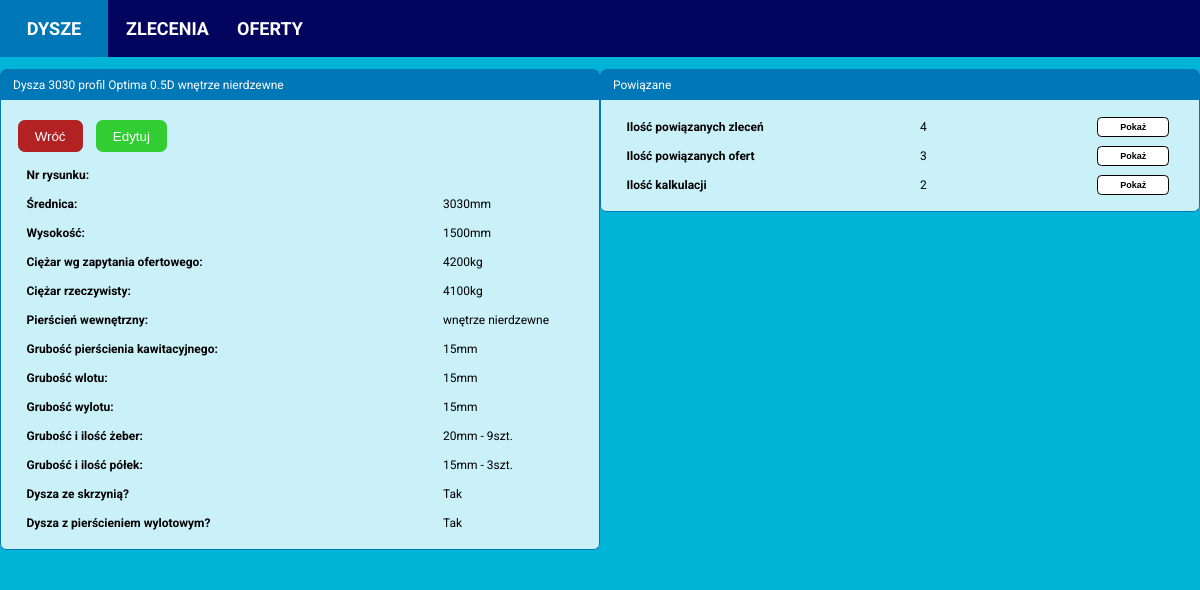
The page /nozzle/1/ on the database its author committed.
### calculator/models.py (models this page shows, shortened)
class Nozzle(models.Model):
    PROFILES = (('Optima', 'Optima'),
                ('19A', '19A'),
                )
    INNER_RING_TYPES = (('Complete st. st. inside', 'Wnętrze nierdzewne'),
                        ('St. st. ring inside', 'Pierścień kawitacyjny nierdzewny'),
                        ('Complete steel', 'Wnętrze ze stali zwykłej'),
                        ('St. st. ring and outlet', 'Pierścień kawitacyjny i wylot ze stali nierdzewnej'))
    date_created = models.DateTimeField(auto_now_add=True)
    diameter = models.PositiveIntegerField(null=False, blank=False)
    profile = models.CharField(max_length=32, choices=PROFILES, null=False, blank=False)
    drawing_number = models.CharField(max_length=32, blank=True)
    profile_height = models.PositiveIntegerField(null=False, blank=False)
    inner_ring_type = models.CharField(max_length=32, choices=INNER_RING_TYPES, null=False, blank=False)
    inner_ring_thickness_propeller_zone = models.PositiveIntegerField(null=False, blank=False)
    inner_ring_thickness_inlet_zone = models.PositiveIntegerField(null=False, blank=False)
    inner_ring_thickness_outlet_zone = models.PositiveIntegerField(null=False, blank=False)
    ribs_quantity = models.PositiveIntegerField(null=False, blank=False)
    ribs_thickness = models.PositiveIntegerField(null=False, blank=False)
    segments_quantity = models.PositiveIntegerField(null=False, blank=False)
    segments_thickness = models.PositiveIntegerField(null=False, blank=False)
    has_headbox = models.BooleanField(null=False, blank=False)
    has_outlet_ring = models.BooleanField(null=False, blank=False)
    theoretical_weight = models.PositiveIntegerField(blank=True, default=0)
    real_weight = models.PositiveIntegerField(blank=True, default=0)

### calculator/views.py (the view)
# urls.py: path('nozzle/<int:nozzle_id>/', nozzle_details_view, name='nozzle_details'),
def nozzle_details_view(request, nozzle_id):
    nozzle = Nozzle.objects.get(id=nozzle_id)
    ratio = round((nozzle.profile_height / nozzle.diameter), 1)
    type_name = translate_type_name(str(nozzle.inner_ring_type))
    nozzle_total_calculations = NozzleCalculation.objects.filter(nozzle=nozzle).count()
    nozzle_total_orders = Order.objects.filter(nozzle=nozzle).count()
    nozzle_total_offers = Offer.objects.filter(nozzle=nozzle).count()
    context = {'nozzle': nozzle,
               'ratio': ratio,
               'type_name': type_name,
               'nozzle_total_orders': nozzle_total_orders,
               'nozzle_total_offers': nozzle_total_offers,
               'nozzle_id': nozzle_id,
               'nozzle_total_calculations': nozzle_total_calculations,
               }
    template = 'calculator/nozzle-details.html'
    return render(request, template, context)

### calculator/functions.py (called while the page is built)
def translate_type_name(name):
    polish_names = {'Complete st. st. inside': 'wnętrze nierdzewne',
                    'St. st. ring inside': 'pierścień kawitacyjny nierdzewny',
                    'Complete steel': 'wnętrze ze stali zwykłej',
                    'St. st. ring and outlet': 'pierścień kawitacyjny i wylot ze stali nierdzewnej'}
    return polish_names[name]

### calculator/templates/calculator/nozzle-details.html (shortened to what this page needs)
{% extends 'calculator/base.html' %}
{% block content %}
<div class="content-main">
  <div class="item-box">
    <div class="item-header-box">
      <p>Dysza {{ nozzle.diameter }}
       profil {{ nozzle.profile }}
      {{ ratio }}D {{ type_name }}</p>
    </div>
    <div class="item-details">
      <div class="button-box">
        <a href="{% url 'calculator:nozzles' %}"><button class="cancel-btn">Wróć</button></a>
        <a href="{% url 'calculator:edit_nozzle' nozzle.id %}"><button class="add-btn">Edytuj</button></a>
      </div>
      <div class="item-details-box">
        <p class="item-detail-name">Nr rysunku:</p>
      </div>
      <div class="item-details-box">
        <p class="item-detail-name">Średnica: </p>
        <p class="item-detail-value">{{ nozzle.diameter }}mm</p>
      </div>
      <div class="item-details-box">
        <p class="item-detail-name">Wysokość:</p>
        <p class="item-detail-value">{{ nozzle.profile_height }}mm</p>
      </div>
      <div class="item-details-box">
        <p class="item-detail-name">Ciężar wg zapytania ofertowego:</p>
        <p class="item-detail-value">{{ nozzle.theoretical_weight }}kg</p>
      </div>
      <div class="item-details-box">
        <p class="item-detail-name">Ciężar rzeczywisty:</p>
        <p class="item-detail-value">{{ nozzle.real_weight }}kg</p>
      </div>
      <div class="item-details-box">
        <p class="item-detail-name">Pierścień wewnętrzny:</p>
        <p class="item-detail-value">{{ type_name }}</p>
      </div>
      <div class="item-details-box">
        <p class="item-detail-name">Grubość pierścienia kawitacyjnego:</p>
        <p class="item-detail-value">{{ nozzle.inner_ring_thickness_propeller_zone }}mm</p>
      </div>
      <div class="item-details-box">
        <p class="item-detail-name">Grubość wlotu:</p>
        <p class="item-detail-value">{{ nozzle.inner_ring_thickness_inlet_zone }}mm</p>
      </div>
      <div class="item-details-box">
        <p class="item-detail-name">Grubość wylotu:</p>
        <p class="item-detail-value">{{ nozzle.inner_ring_thickness_outlet_zone }}mm</p>
      </div>
      <div class="item-details-box">
        <p class="item-detail-name">Grubość i ilość żeber:</p>
        <p class="item-detail-value">{{ nozzle.ribs_thickness }}mm - {{ nozzle.ribs_quantity}}szt.</p>
      </div>
      <div class="item-details-box">
        <p class="item-detail-name">Grubość i ilość półek:</p>
        <p class="item-detail-value">{{ nozzle.segments_thickness }}mm - {{ nozzle.segments_quantity}}szt.</p>
      </div>
      <div class="item-details-box">
        <p class="item-detail-name">Dysza ze skrzynią?</p>
        {% if nozzle.has_headbox == True %}
         <p class="item-detail-value">Tak</p>
        {% else %}
          <p class="item-detail-value">Nie</p>
        {% endif %}
      </div>
      <div class="item-details-box">
        <p class="item-detail-name">Dysza z pierścieniem wylotowym?</p>
        {% if nozzle.has_outlet_ring == True %}
         <p class="item-detail-value">Tak</p>
        {% else %}
          <p class="item-detail-value">Nie</p>
        {% endif %}
      </div>
    </div>
  </div>
  <div class="item-box">
    <div class="item-header-box">
      <p>Powiązane</p>
    </div>
    <div class="item-details">
      <div class="item-details-box">
        <p class="item-detail-name">Ilość powiązanych zleceń</p>
        <p class="item-detail-value">{{ nozzle_total_orders }}</p>
        <a href="{% url 'calculator:nozzle_orders' nozzle.id %}">
          <button class="show-btn" type="button">Pokaż</button>
        </a>
      </div>
      <div class="item-details-box">
        <p class="item-detail-name">Ilość powiązanych ofert</p>
        <p class="item-detail-value">{{ nozzle_total_offers }}</p>
        <a href="{% url 'calculator:nozzle_offers' nozzle.id %}">
          <button class="show-btn" type="button">Pokaż</button>
        </a>
      </div>
      <div class="item-details-box">
        <p class="item-detail-name">Ilość kalkulacji</p>
        <p class="item-detail-value">{{ nozzle_total_calculations }}</p>
        <a href="{% url 'calculator:nozzle_calculations' nozzle.id %}">
          <button class="show-btn" type="button">Pokaż</button>
        </a>
      </div>
    </div>
  </div>
</div>
{% endblock content %}

### static/styles.css (style rules this page uses)
body { font-family: Roboto, Arial; font-size: 12px; margin: 0 auto; padding: 0; background-color: #00b4d8; }
.content-main { display: flex; flex-direction: row; background-color: #00b4d8; justify-content: space-between; align-items: flex-start; margin: 0 auto; padding: 0 auto; }
.item-box { min-width: 350px; width: 600px; display: flex; flex-direction: column; background-color: #CAF0F8; border-radius: 0.5em; margin: 1em auto; padding: 0px; }
.item-header-box { display: flex; margin: 0; padding-left: 1em; background-color: #0077b6; height: 2.5em; color: white; border-top-left-radius: 0.5em; border-top-right-radius: 0.5em; border-left: 1px solid #0077b6; border-right: 1px solid #0077b6; border-top: 1px solid #0077b6; align-items: center; }
.item-details { padding: 1em 1em; border-left: 1px solid #0077b6; border-right: 1px solid #0077b6; border-bottom: 1px solid #0077b6; border-bottom-left-radius: 0.5em; border-bottom-right-radius: 0.5em; }
.item-details-box { display: flex; justify-content: space-between; align-items: center; padding: 0.125em 1em; }
.item-detail-name { width: 20em; font-weight: bold; justify-content: center; text-align: left; margin: 0.5em 0.125em; }
.item-detail-value { margin: 0 1em; width: 10em; }
.button-box { display: flex; justify-content: flex-start; align-items: center; margin: 0.125em 0.25em; }
.show-btn { font-size: 0.75em; font-weight: bold; text-align: center; margin: 0.25em 0.625em; background-color: white; border: 1px solid black; border-radius: 0.5em; height: 1.25rem; width: 8em; cursor: pointer; transition: background-color 0.2s; transition: color 0.2s; }
.add-btn, .confirm-btn, .cancel-btn { background-color: limegreen; color: white; border: 1px solid limegreen; border-radius: 0.5em; height: 2rem; padding: 0.5rem 1rem; margin: 0.5em 0.5em; cursor: pointer; }
.cancel-btn { background-color: firebrick; border: 1px solid firebrick; margin-left: 0.125em; }

### rows shown on the page
Nozzle: diameter "3030", profile "Optima", profile_height "1500", theoretical_weight "4200", real_weight "4100", inner_ring_thickness_propeller_zone "15", inner_ring_thickness_inlet_zone "15", inner_ring_thickness_outlet_zone "15", ribs_thickness "20", ribs_quantity "9", segments_thickness "15", segments_quantity "3"

### other values the page prints
{{ ratio }} "0.5"
{{ type_name }} "wnętrze nierdzewne"
{{ nozzle_total_orders }} "4"
{{ nozzle_total_offers }} "3"
{{ nozzle_total_calculations }} "2"
